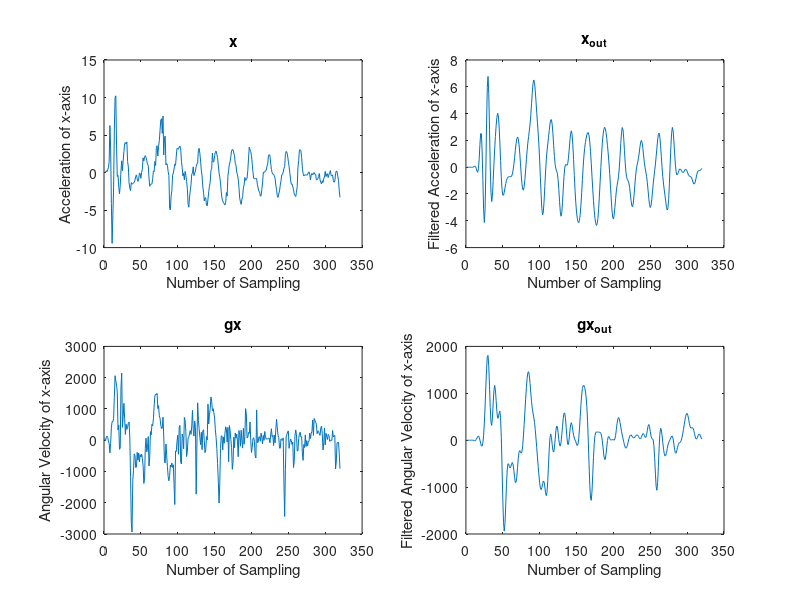

This figure's MATLAB source:
%WAIT 2s>>>
%START>>>
%<<<STOP
x=[0.000000, 0.030000, 0.240000, 0.110000, 0.400000, 0.660000, 1.440000, 6.260000, 3.250000, -4.110000, -9.440000, -5.760000, -2.050000, 5.540000, 10.030000, 10.220000, 3.570000, -0.520000, -0.370000, -1.980000, -2.820000, -1.740000, 0.210000, 1.560000, 0.240000, 1.620000, 2.820000, 3.870000, 3.990000, 3.840000, 4.080000, 1.460000, 0.770000, -1.380000, -2.050000, -2.400000, -1.340000, -1.550000, -1.460000, -1.390000, -1.320000, -0.980000, -0.500000, -0.320000, -0.810000, -1.180000, -0.900000, -0.080000, -0.120000, -0.770000, 0.050000, 0.410000, 1.960000, 1.530000, 2.060000, 2.250000, 2.010000, 1.580000, 1.110000, 0.940000, -0.720000, -1.830000, -1.590000, -1.550000, -1.530000, -0.820000, 0.190000, 0.110000, 1.480000, 0.940000, 3.360000, 3.570000, 2.210000, 3.510000, 4.240000, 5.640000, 7.000000, 7.180000, 5.220000, 7.520000, 2.350000, 4.660000, 4.860000, 1.000000, 1.210000, 0.970000, 0.130000, -0.380000, -4.760000, -4.990000, -3.160000, -2.420000, -0.350000, -0.070000, 0.480000, 1.120000, 0.960000, 2.190000, 3.220000, 3.210000, 3.110000, 3.430000, 3.510000, 3.160000, 1.480000, 0.670000, -0.450000, -0.080000, -0.980000, 0.150000, -0.360000, -1.200000, -2.100000, -4.170000, -4.620000, -3.270000, -2.430000, -1.560000, -0.210000, -0.080000, 0.760000, -0.400000, -0.030000, 0.160000, 0.810000, 1.160000, 1.260000, 2.980000, 3.230000, 2.550000, 1.510000, 0.250000, -0.450000, -1.940000, -2.630000, -3.790000, -3.340000, -3.390000, -4.360000, -4.440000, -3.540000, -2.580000, -1.820000, -1.290000, 0.270000, 0.490000, 2.590000, 1.400000, 1.450000, 2.270000, 2.710000, 2.860000, 2.410000, 2.000000, 0.990000, -0.020000, -0.620000, -1.390000, -2.570000, -3.420000, -3.780000, -3.990000, -4.150000, -4.310000, -4.020000, -2.660000, -3.140000, -0.500000, 0.300000, 1.120000, 1.430000, 2.170000, 2.880000, 3.070000, 3.030000, 2.580000, 2.270000, 1.220000, 0.980000, 0.020000, -0.300000, -0.870000, -1.960000, -3.430000, -3.910000, -4.240000, -3.520000, -3.210000, -2.050000, -1.650000, -0.660000, -1.050000, -0.940000, -0.740000, 0.240000, 1.920000, 3.390000, 3.030000, 2.810000, 2.260000, 1.190000, 0.080000, -0.790000, -0.840000, -0.790000, -0.800000, -0.800000, -1.640000, -2.060000, -2.470000, -2.610000, -3.150000, -3.100000, -2.250000, -1.400000, -0.050000, 0.080000, 0.050000, 0.260000, 0.330000, 0.830000, 1.130000, 2.260000, 2.400000, 2.250000, 1.260000, 0.430000, -0.030000, -0.190000, -0.260000, -0.420000, -0.770000, -1.660000, -2.300000, -3.060000, -3.320000, -2.850000, -2.450000, -1.710000, -1.110000, -0.320000, -0.250000, 0.040000, 0.580000, 0.770000, 2.410000, 2.810000, 2.710000, 2.200000, 1.500000, 0.790000, -0.020000, -0.980000, -1.560000, -1.510000, -1.890000, -2.280000, -2.880000, -3.080000, -3.190000, -2.660000, -1.870000, 0.650000, 1.610000, 3.030000, 3.020000, 2.940000, 2.030000, 0.590000, -0.130000, -0.450000, -0.310000, -0.340000, -0.300000, -0.320000, -0.340000, -0.010000, 0.100000, -0.270000, -1.000000, -0.330000, -0.120000, -0.300000, -0.140000, -0.010000, -0.240000, -0.240000, -0.990000, -0.950000, -0.810000, -0.550000, -0.130000, -1.000000, -1.330000, -1.500000, -1.090000, -1.340000, -0.760000, -0.610000, 0.160000, -0.530000, -0.200000, -0.160000, -0.660000, -0.290000, 0.000000, 0.260000, -0.380000, -0.450000, -0.310000, -1.090000, -1.290000, -1.120000, -0.170000, 0.210000, 0.120000, -0.480000, -1.040000, -2.430000, -3.300000];
x_out=[0.000000, -0.000055, -0.000485, -0.000582, -0.000793, -0.000708, -0.001072, -0.009281, -0.009777, 0.011197, 0.053028, 0.081620, 0.050548, -0.087350, -0.289107, -0.382694, -0.119389, 0.628412, 1.680154, 2.513836, 2.475515, 1.205352, -0.999015, -3.174292, -4.124387, -3.099275, -0.276690, 3.239257, 5.959275, 6.771674, 5.481666, 2.833437, 0.022917, -1.919695, -2.563253, -2.087019, -0.989239, 0.243601, 1.352108, 2.294100, 3.101801, 3.723675, 4.021611, 3.830792, 3.085060, 1.883265, 0.491571, -0.768732, -1.656055, -2.077291, -2.094876, -1.859162, -1.533823, -1.232181, -1.000739, -0.844175, -0.749459, -0.705367, -0.700441, -0.715047, -0.717918, -0.661651, -0.506834, -0.222076, 0.193237, 0.706964, 1.252912, 1.750445, 2.108453, 2.252132, 2.123593, 1.712816, 1.059875, 0.253509, -0.564981, -1.240975, -1.645766, -1.711685, -1.441085, -0.905892, -0.198898, 0.550952, 1.239414, 1.815339, 2.280446, 2.715224, 3.233773, 3.913826, 4.745034, 5.586543, 6.234630, 6.509356, 6.326910, 5.751018, 4.949916, 4.104809, 3.310109, 2.529707, 1.635290, 0.527626, -0.775050, -2.085639, -3.101761, -3.554379, -3.331122, -2.539585, -1.447293, -0.356115, 0.547615, 1.209888, 1.733228, 2.228519, 2.737907, 3.216589, 3.532038, 3.545363, 3.188783, 2.497218, 1.630544, 0.807142, 0.203368, -0.120277, -0.275981, -0.477792, -0.925878, -1.675446, -2.575345, -3.334974, -3.658666, -3.399967, -2.635686, -1.626379, -0.691411, -0.065647, 0.189084, 0.185493, 0.136840, 0.249409, 0.638335, 1.267256, 1.973380, 2.527342, 2.714285, 2.419112, 1.661116, 0.583060, -0.614026, -1.732508, -2.654310, -3.339306, -3.804858, -4.071428, -4.135980, -3.965394, -3.524418, -2.815958, -1.902892, -0.907677, 0.032621, 0.815333, 1.405880, 1.835477, 2.158334, 2.408658, 2.566982, 2.572834, 2.358617, 1.879287, 1.157553, 0.265636, -0.698042, -1.642016, -2.499811, -3.228895, -3.803889, -4.189091, -4.347663, -4.230454, -3.809731, -3.096614, -2.154555, -1.086843, -0.009401, 0.976052, 1.798875, 2.420537, 2.816592, 2.973616, 2.891919, 2.600833, 2.152294, 1.606540, 0.995621, 0.313053, -0.470551, -1.366414, -2.306413, -3.148562, -3.714236, -3.869403, -3.596977, -3.020650, -2.350164, -1.776041, -1.371241, -1.059140, -0.671668, -0.056784, 0.804813, 1.768118, 2.571739, 2.959779, 2.801750, 2.156862, 1.241923, 0.330977, -0.361626, -0.756919, -0.921523, -1.006610, -1.172944, -1.507909, -1.993549, -2.506914, -2.875313, -2.948514, -2.669430, -2.096788, -1.385389, -0.715419, -0.208119, 0.126086, 0.378728, 0.669867, 1.062815, 1.510253, 1.871645, 1.998333, 1.819111, 1.386544, 0.842852, 0.340476, -0.046258, -0.352548, -0.681870, -1.133292, -1.714880, -2.328144, -2.809338, -3.008609, -2.866004, -2.434126, -1.848378, -1.250122, -0.719557, -0.244939, 0.243374, 0.807610, 1.439112, 2.039456, 2.453058, 2.539005, 2.238363, 1.610600, 0.802093, -0.012660, -0.710889, -1.258890, -1.707219, -2.136190, -2.582820, -2.987581, -3.196667, -3.025008, -2.347271, -1.191669, 0.237259, 1.611212, 2.593612, 2.966045, 2.703060, 1.973141, 1.055835, 0.227734, -0.329928, -0.566940, -0.547904, -0.393828, -0.229575, -0.137798, -0.145951, -0.228460, -0.331167, -0.394269, -0.383216, -0.303880, -0.203494, -0.149598, -0.186028, -0.311131, -0.472000, -0.605340, -0.672376, -0.686386, -0.704510, -0.782644, -0.935586, -1.117674, -1.247055, -1.246877, -1.094860, -0.838784, -0.567507, -0.365829, -0.269328, -0.253450, -0.259152, -0.232548, -0.163413, -0.096608];
%WAIT 2s>>>
%START>>>
%<<<STOP
gx=[56.700001, -20.299999, 92.400002, 130.199997, 87.500000, -25.200001, -110.599998, -405.299988, -95.900002, 397.600006, 595.700012, 590.799988, 685.299988, 1372.699951, 2062.899902, 1897.000000, 1761.900024, 1532.300049, 328.299988, 480.899994, -291.200012, -254.100006, 1672.300049, 2145.500000, 412.299988, 754.599976, 1176.699951, 693.000000, 184.100006, 511.700012, 347.200012, 413.000000, 547.400024, 579.599976, 69.300003, -1168.300049, -2627.100098, -2935.800049, -1299.199951, -975.799988, -439.600006, -485.100006, -873.599976, -851.200012, -389.200012, -637.700012, -413.000000, -694.400024, -461.299988, -533.400024, -445.200012, -598.500000, -800.099976, -1382.500000, -1233.400024, -257.600006, 63.700001, -371.700012, -240.100006, 115.500000, -826.000000, -545.299988, 274.399994, 170.100006, 508.899994, 462.000000, 684.599976, 1092.000000, 1423.800049, 1470.699951, 1459.500000, 1496.599976, 1010.099976, 1106.000000, 776.299988, 704.900024, 475.299988, 366.100006, 389.899994, 735.700012, 137.199997, -681.799988, -731.500000, -119.000000, -480.899994, -844.900024, -1164.800049, -1298.500000, -1134.000000, -800.099976, -856.099976, -728.000000, -873.599976, -785.400024, -1423.800049, -2055.899902, -345.100006, -363.299988, -44.799999, 157.500000, -450.100006, 425.600006, 473.200012, -699.299988, -760.200012, 196.699997, 100.099998, -277.200012, 726.599976, 637.000000, 282.799988, -521.500000, -352.100006, 74.199997, 88.199997, 225.399994, 308.700012, 184.800003, 451.500000, 956.900024, 331.100006, 130.199997, 612.500000, 410.200012, -1725.500000, -154.699997, 1194.199951, 634.200012, 378.000000, 89.599998, -144.899994, 253.399994, -302.399994, 298.899994, 333.899994, -22.400000, -397.600006, -291.200012, 116.900002, 5.600000, 1154.300049, 518.700012, 813.400024, 1009.400024, 1383.900024, 1250.900024, 941.500000, 1010.799988, 874.299988, 711.200012, 329.700012, 86.800003, -270.899994, -745.500000, -1307.599976, -2009.699951, -1386.699951, -266.000000, 140.699997, 133.699997, -311.500000, 104.300003, -97.300003, 223.300003, 429.799988, 354.899994, -60.200001, 409.500000, -687.400024, 466.899994, 313.600006, 30.100000, -239.399994, -931.000000, -711.200012, 94.500000, -236.600006, 231.699997, 65.800003, 193.199997, -30.100000, -526.400024, 308.700012, 174.300003, -192.500000, 317.799988, -21.000000, -253.399994, 379.399994, -128.100006, 108.500000, 1009.400024, 843.500000, 72.099998, 91.000000, 247.800003, 212.100006, 583.799988, -7.000000, -392.000000, -228.199997, 49.700001, 78.400002, -38.500000, -508.899994, -567.000000, 968.799988, -78.400002, -66.500000, 105.699997, 109.199997, -32.900002, 221.899994, 86.099998, -112.000000, 153.300003, -5.600000, 279.299988, 105.000000, 35.700001, 42.000000, 39.900002, 57.400002, 69.300003, -82.599998, 168.000000, 366.100006, 108.500000, 151.899994, -171.500000, 161.699997, -84.000000, 352.100006, 665.000000, 408.100006, 151.199997, 83.300003, -252.699997, -256.899994, 44.799999, 19.600000, -5.600000, 76.300003, -1365.699951, -2438.800049, -942.900024, 105.000000, 182.000000, 263.200012, 297.500000, -261.100006, -72.800003, 33.599998, -12.600000, -134.399994, -60.200001, -875.000000, -673.400024, 145.600006, 329.000000, 174.300003, -345.100006, -342.299988, 53.200001, 194.600006, 255.500000, 100.800003, 114.800003, -408.100006, -644.700012, -137.199997, -234.500000, 169.399994, -203.000000, -11.900000, -186.899994, -60.200001, -38.500000, 223.300003, 56.700001, 225.399994, 275.799988, 642.599976, 151.199997, 694.400024, 637.000000, 571.900024, 512.400024, 208.600006, 297.500000, 282.100006, 194.600006, 154.699997, 392.700012, 449.399994, 202.300003, -312.200012, -88.900002, 395.500000, -149.100006, 219.100006, 124.599998, 22.400000, 184.800003, 150.500000, -35.700001, -15.400000, 9.100000, -8.400000, 311.500000, 101.500000, 137.899994, 152.600006, -920.500000, -695.799988, -80.500000, -72.800003, -68.599998, -421.399994, -908.599976];
gx_out=[-0.213792, -0.303165, -0.631514, -0.924165, -0.867317, -0.249119, 0.715298, 1.770666, 0.738775, -3.642130, -9.878970, -13.092461, -6.166088, 15.115685, 47.458076, 78.057678, 87.004936, 60.499069, 2.457440, -69.240105, -121.615883, -124.159531, -55.228409, 104.390182, 367.108673, 722.716370, 1133.980469, 1523.298218, 1780.982544, 1807.863525, 1574.459351, 1152.061646, 696.376465, 381.158325, 315.653564, 492.562927, 795.648010, 1063.307617, 1167.186401, 1074.307739, 846.648682, 606.325256, 468.824493, 477.448212, 573.701233, 623.121704, 477.162933, 60.312622, -572.633728, -1250.983276, -1758.625977, -1937.575073, -1771.208618, -1380.743286, -949.581665, -636.118591, -502.478271, -508.814178, -563.835999, -589.711914, -558.229797, -501.528687, -476.367462, -523.494812, -644.793518, -794.354553, -900.055237, -899.440979, -780.034729, -582.319885, -384.145935, -256.306549, -221.909637, -250.019165, -276.284882, -240.231140, -115.790794, 87.502258, 338.715240, 607.539734, 873.611450, 1118.860107, 1317.265625, 1438.504395, 1459.836060, 1375.009521, 1207.688232, 1007.073669, 823.332397, 682.123657, 581.513367, 492.719604, 381.717438, 231.517426, 46.807350, -154.624252, -360.282410, -559.245300, -747.341248, -910.248474, -1019.639221, -1053.815308, -1010.640747, -927.573303, -869.898987, -891.821899, -994.629028, -1120.874023, -1181.596924, -1101.393799, -864.643188, -525.074341, -185.071472, 51.932899, 129.900085, 58.839813, -90.761620, -220.915955, -252.570618, -161.294418, 16.688873, 198.784363, 301.825073, 283.616547, 165.742493, 11.683923, -104.038750, -126.168579, -46.830299, 106.899773, 295.125641, 467.569000, 575.881592, 580.197449, 468.893127, 269.672699, 54.775566, -85.153656, -92.954315, 25.919111, 197.949646, 334.496063, 372.727386, 312.761383, 204.741028, 106.690010, 44.674049, 6.609518, -32.710915, -82.305626, -115.006699, -85.650803, 35.832199, 241.670135, 499.636108, 757.082764, 965.174805, 1101.273682, 1164.768921, 1168.083618, 1127.946777, 1047.786499, 919.565979, 712.425476, 395.567841, -32.740753, -519.897461, -963.661926, -1243.027954, -1281.217896, -1083.718994, -736.191833, -364.865387, -72.022652, 98.610329, 164.900864, 176.796661, 172.627411, 170.869370, 171.337875, 171.272110, 166.995346, 145.906616, 90.629608, -15.138762, -164.415588, -315.250885, -410.039368, -406.316315, -302.247925, -144.777435, -4.482005, 71.225487, 76.475273, 41.705135, 8.709839, 1.603442, 9.092927, 15.169178, 7.739113, 1.519094, 26.782732, 103.483719, 224.909668, 356.817535, 453.005524, 483.728088, 451.053528, 374.660919, 281.472229, 191.185211, 112.166435, 38.143482, -34.318272, -99.970848, -149.972412, -170.627365, -154.731003, -107.455772, -40.758900, 28.866264, 83.144897, 110.355530, 110.305374, 91.585800, 67.300369, 51.660446, 50.666931, 63.033035, 83.718170, 102.984276, 112.849556, 105.751251, 81.157310, 49.971378, 31.349392, 35.255104, 66.424187, 109.702072, 139.221542, 136.089157, 102.760406, 64.257530, 59.790222, 112.602287, 206.577698, 298.230927, 334.444214, 289.541260, 187.662949, 88.633148, 39.000999, 32.184303, 2.400590, -129.598877, -392.607513, -723.324646, -990.835632, -1067.825317, -903.427307, -559.996887, -172.002075, 123.687721, 253.570282, 226.433273, 102.102005, -53.011581, -192.453552, -290.711609, -336.425690, -325.540344, -264.161835, -180.048111, -102.656288, -48.197254, -13.410299, 17.539244, 55.418270, 87.351585, 84.070412, 24.908554, -81.501122, -196.220001, -269.446411, -275.631134, -224.831451, -151.401886, -91.220734, -60.446468, -50.391441, -38.856686, -6.202766, 53.813744, 135.004593, 228.716644, 327.637878, 425.417908, 508.757843, 561.354492, 570.388000, 528.008118, 448.728027, 359.385437, 290.937073, 259.686432, 260.375183, 268.181244, 256.401672, 211.164505, 141.011215, 71.570679, 29.372356, 26.007017, 58.634720, 102.046188, 129.910385, 126.742966, 93.416985, 50.896954, 27.288311];
n=[1:320];
subplot(2,2,1);
plot(n,x);
title("x");
xlabel("Number of Sampling");
ylabel("Acceleration of x-axis");
subplot(2,2,2);;
plot(n,x_out);
title("x_{out}");
xlabel("Number of Sampling");
ylabel("Filtered Acceleration of x-axis");
subplot(2,2,3);
plot(n,gx);
title("gx");
xlabel("Number of Sampling");
ylabel("Angular Velocity of x-axis");
subplot(2,2,4);
plot(n,gx_out);
title("gx_{out}");
xlabel("Number of Sampling");
ylabel("Filtered Angular Velocity of x-axis");